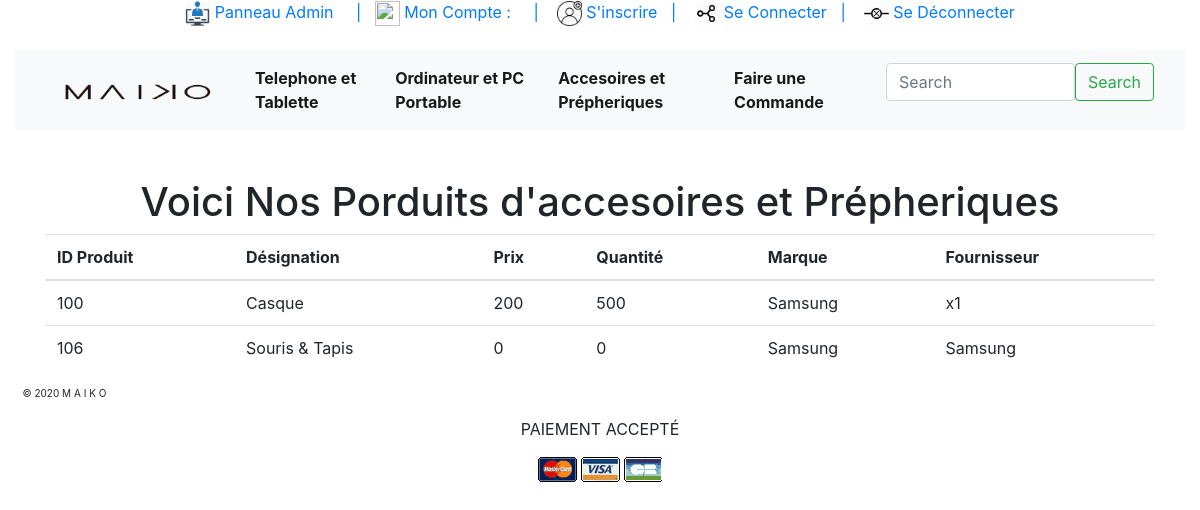
The page /MiniProjet/AccPre.php on the database its author committed.
### tables this page shows
CREATE TABLE `produit` (
  `ID_prod` varchar(8) NOT NULL,
  `Désignation` varchar(50) NOT NULL,
  `Prix` bigint(255) NOT NULL,
  `Quantité` int(255) NOT NULL,
  `Catégorie` varchar(50) DEFAULT NULL,
  `Marque` varchar(50) DEFAULT NULL,
  `Fournisseur` varchar(50) DEFAULT NULL
);

### MiniProjet/AccPre.php (the view, shortened to what this page needs)
<html>
    <head>
    <link rel="stylesheet" href="css/bootstrap.min.css">
     <link rel="stylesheet" href="https://stackpath.bootstrapcdn.com/bootstrap/4.3.1/css/bootstrap.min.css">
    </head>
    <body>
        <center> <a href="PanneauAdmin.php" ><img src="img/admin.png" width="25" height="25"> Panneau Admin &nbsp; &nbsp;  | </a>    &nbsp; <a href="compte.php"><img src="img/comptelogo.png" width="25" height="25"> Mon Compte <?php error_reporting(E_ERROR | E_PARSE) ; echo ": ".$_SESSION["Login"]; ?></a> &nbsp; &nbsp;  <a href="insc.php"> | &nbsp;&nbsp; <img src="img/join.png" width="25" height="25"> S'inscrire</a> &nbsp;  <a href="conec.php"> | &nbsp;&nbsp; <img src="img/connect.png" width="25" height="25"> Se Connecter</a> &nbsp;  <a href="Dec.php"> | &nbsp;&nbsp; <img src="img/disconnect.png" width="25" height="25"> Se Déconnecter</a> </center>
        <div class="container-fluid">
<br>
             <nav class="navbar navbar-expand-lg navbar-light bg-light">
  <div class="container-fluid">
    <a class="navbar-brand" href="index.php">   &nbsp;&nbsp; <img src="img/maikologo.png" width="150" height="20"></a> &nbsp;&nbsp;&nbsp;&nbsp;
          <div class="collapse navbar-collapse" id="navbarSupportedContent">
      <ul class="navbar-nav me-auto mb-2 mb-lg-0">
        <li class="nav-item">
         <a class="nav-link active" href="TelTab.php"><b>Telephone et Tablette</b></a>
        </li>
        <li class="nav-item">
          <a class="nav-link active" href="OrdiPC.php"><b>Ordinateur et PC Portable</b></a>
        </li>
             <li class="nav-item">
          <a class="nav-link active" href="AccPre.php"><b>Accesoires et Prépheriques</b></a>
        </li>
             <li class="nav-item">
          <a class="nav-link active" href="FaireCommande.php"><b>Faire une Commande</b></a>
        </li>
      </ul>&nbsp;&nbsp;&nbsp;&nbsp;&nbsp;
     <form class="d-flex">
      <input class="form-control me-2" type="search" placeholder="Search" aria-label="Search">
      <button class="btn btn-outline-success" type="submit">Search</button>
    </form>
    </div>
  </div>
</nav>
        <br><br>
        <div class="container">
    <div class="row">
      <div class="col-12">
          <h1><center>Voici Nos Porduits d'accesoires et Prépheriques</center></h1>
        <table class="table">
          <thead>
            <tr>
              <th scope="col">ID Produit</th>
              <th scope="col">Désignation</th>
              <th scope="col">Prix</th>
              <th scope="col">Quantité</th>
              <th scope="col">Marque</th>
              <th scope="col">Fournisseur</th>
            </tr>
          </thead>
          <tbody>
       <?php
              $ip="127.0.0.1";
              $login="root";
              $pwd="";
              $dbname="phpminiprojet";
              $dsn="mysql:host=".$ip.";dbname=".$dbname ;
        $db= new PDO($dsn,$login,$pwd);
        $R =$db->query("SELECT * FROM `produit`  WHERE Catégorie='AccPre'") ;
        $r=$R->fetchALL(PDO::FETCH_ASSOC) ;
        foreach($r as $pr){
            $IDP=$pr['ID_prod'];
            $DES=$pr['Désignation'];
            $PRIX=$pr['Prix'];
            $MRQ=$pr['Marque'];
            $QTE=$pr['Quantité'];
            $FOUR=$pr['Fournisseur'];
        echo " <tr>
<td> $IDP </td>
<td> $DES </td>
<td> $PRIX </td>
<td> $QTE </td>
<td> $MRQ </td>
<td> $FOUR </td>
</tr>" ;
        }
 ?>
          </tbody>
        </table>
     </div>
    </div>
  </div>
        </div></body>
    <footer> <p style="font-size:10px">&nbsp;&nbsp;&nbsp;&nbsp;&nbsp;&nbsp;&nbsp;&nbsp;© 2020 M A I K O </p> <p align="center"> PAIEMENT ACCEPTÉ </p>
   <center> <img src="img/paymentlogo.png" align="middle"></center>
    </footer>
</html>

### rows shown on the page
produit: ID_prod "100", Désignation "Casque", Prix "200", Quantité "500", Marque "Samsung", Fournisseur "x1"
produit: ID_prod "106", Désignation "Souris & Tapis", Prix "0", Quantité "0", Marque "Samsung", Fournisseur "Samsung"
